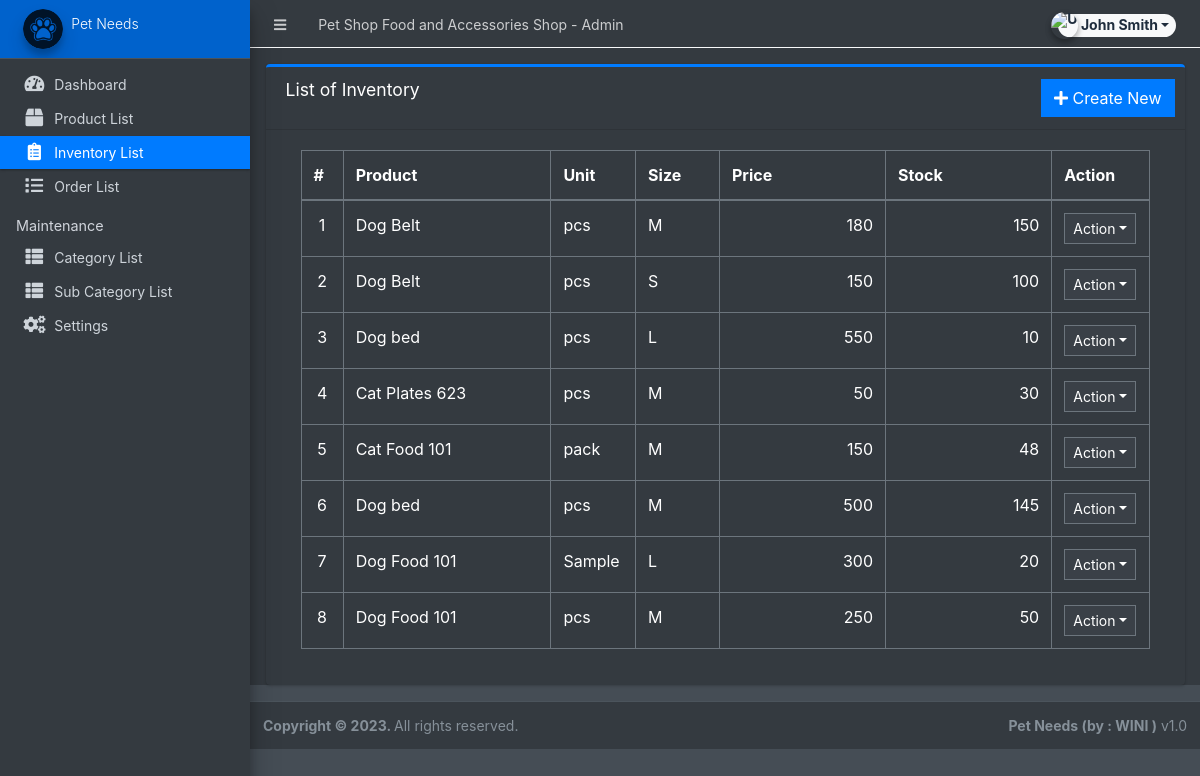
/admin/?page=inventory (signed in), run on an earlier commit of the app's database.
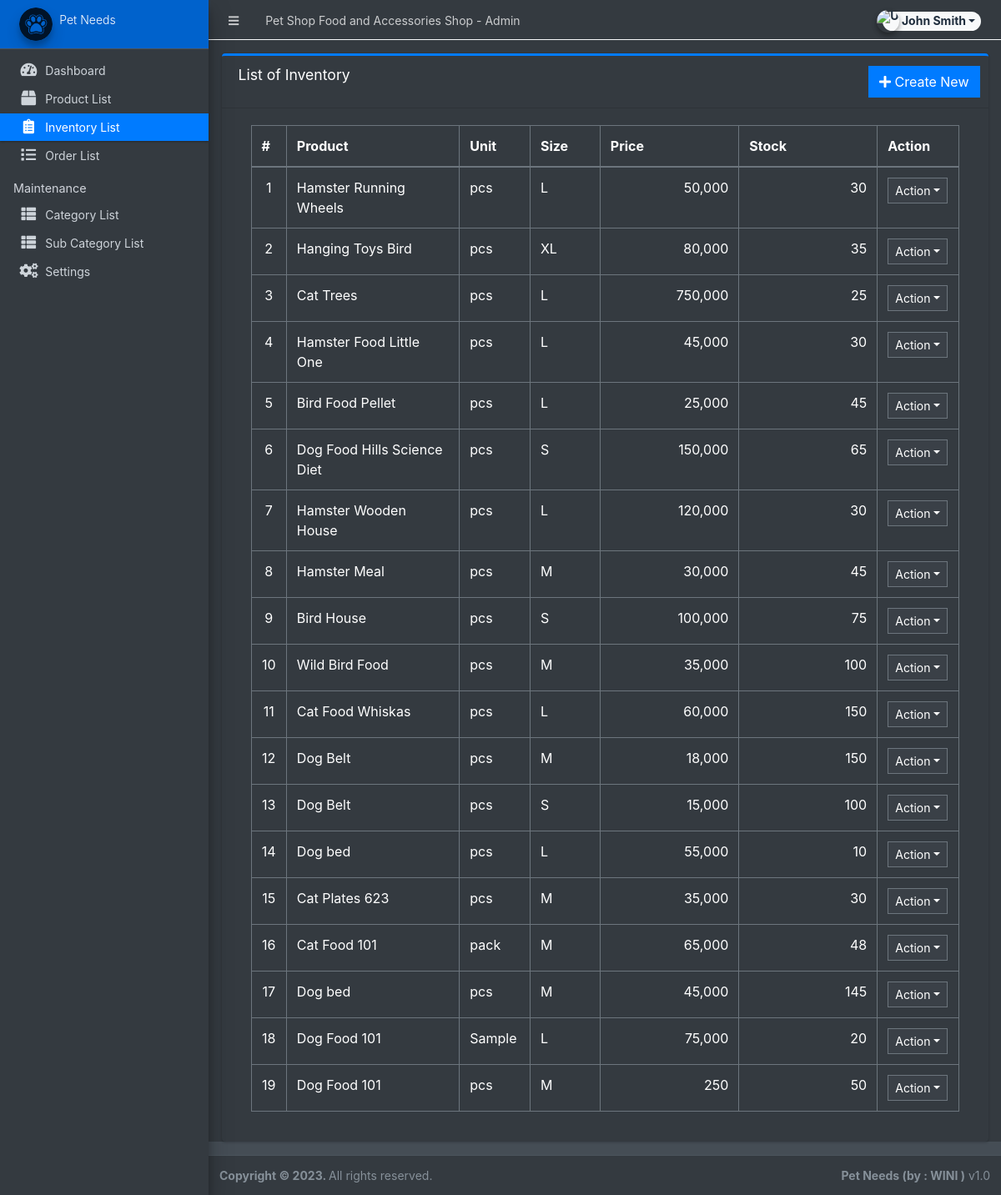
And on a later commit of the database.
### tables this page shows
CREATE TABLE `inventory` (
  `id` int(30) NOT NULL,
  `product_id` int(30) NOT NULL,
  `quantity` double NOT NULL,
  `unit` varchar(100) NOT NULL,
  `price` float NOT NULL,
  `size` varchar(250) NOT NULL,
  `date_created` datetime NOT NULL DEFAULT current_timestamp(),
  `date_updated` datetime DEFAULT NULL ON UPDATE current_timestamp()
);

CREATE TABLE `products` (
  `id` int(30) NOT NULL,
  `category_id` int(30) NOT NULL,
  `sub_category_id` int(30) NOT NULL,
  `product_name` varchar(250) NOT NULL,
  `description` text NOT NULL,
  `status` tinyint(1) NOT NULL DEFAULT 1,
  `date_created` datetime NOT NULL DEFAULT current_timestamp()
);

### admin/inventory/index.php (the view, shortened to what this page needs)
<div class="card card-outline card-primary">
	<div class="card-header">
		<h3 class="card-title">List of Inventory</h3>
		<div class="card-tools">
			<a href="?page=inventory/manage_inventory" class="btn btn-flat btn-primary"><span class="fas fa-plus"></span>  Create New</a>
		</div>
	</div>
	<div class="card-body">
		<div class="container-fluid">
        <div class="container-fluid">
			<table class="table table-bordered table-stripped">
				<colgroup>
					<col width="5%">
					<col width="25%">
					<col width="10%">
					<col width="10%">
					<col width="20%">
					<col width="20%">
					<col width="10%">
				</colgroup>
				<thead>
					<tr>
						<th>#</th>
						<th>Product</th>
						<th>Unit</th>
						<th>Size</th>
						<th>Price</th>
						<th>Stock</th>
						<th>Action</th>
					</tr>
				</thead>
				<tbody>
					<?php
					$i = 1;
						$qry = $conn->query("SELECT i.*,p.product_name as product from `inventory` i inner join `products` p on p.id = i.product_id order by unix_timestamp(i.date_created) desc ");
						while($row = $qry->fetch_assoc()):
						$sold = $conn->query("SELECT SUM(ol.quantity) as sold FROM order_list ol inner join orders o on o.id = ol.order_id where ol.product_id='{$row['id']}' and o.`status` != 4 ");
						$sold = $sold->num_rows > 0 ? $sold->fetch_assoc()['sold'] : 0;
						$avail = $row['quantity'] - $sold;
					?>
						<tr>
							<td class="text-center"><?php echo $i++; ?></td>
							<td><?php echo $row['product'] ?></td>
							<td><?php echo $row['unit'] ?></td>
							<td><?php echo $row['size'] ?></td>
							<td class="text-right"><?php echo number_format($row['price']) ?></td>
							<td class="text-right"><?php echo $avail ?></td>
							<td align="center">
								 <button type="button" class="btn btn-flat btn-default btn-sm dropdown-toggle dropdown-icon" data-toggle="dropdown">
				                  		Action
				                  </button>
							</td>
						</tr>
					<?php endwhile; ?>
				</tbody>
			</table>
		</div>
		</div>
	</div>
</div>

What changed in the data, as far as the page shows it:
added inventory: product.product_name "Hamster Running Wheels", unit "pcs", size "L", price "50,000", quantity "30"
added inventory: product.product_name "Hanging Toys Bird", unit "pcs", size "XL", price "80,000", quantity "35"
added inventory: product.product_name "Cat Trees", unit "pcs", size "L", price "750,000", quantity "25"
added inventory: product.product_name "Hamster Food Little One", unit "pcs", size "L", price "45,000", quantity "30"
added inventory: product.product_name "Bird Food Pellet", unit "pcs", size "L", price "25,000", quantity "45"
added inventory: product.product_name "Dog Food Hills Science Diet", unit "pcs", size "S", price "150,000", quantity "65"
added inventory: product.product_name "Hamster Wooden House", unit "pcs", size "L", price "120,000", quantity "30"
added inventory: product.product_name "Hamster Meal", unit "pcs", size "M", price "30,000", quantity "45"
added inventory: product.product_name "Bird House", unit "pcs", size "S", price "100,000", quantity "75"
added inventory: product.product_name "Wild Bird Food", unit "pcs", size "M", price "35,000", quantity "100"
added inventory: product.product_name "Cat Food Whiskas", unit "pcs", size "L", price "60,000", quantity "150"
changed inventory (number 12 of 19 on the later page): price "180" → "18,000"
changed inventory (number 13 of 19 on the later page): price "150" → "15,000"
changed inventory (number 14 of 19 on the later page): price "550" → "55,000"
changed inventory "Cat Plates 623": price "50" → "35,000"
changed inventory "pack": price "150" → "65,000"
changed inventory (number 17 of 19 on the later page): price "500" → "45,000"
changed inventory "Sample": price "300" → "75,000"
